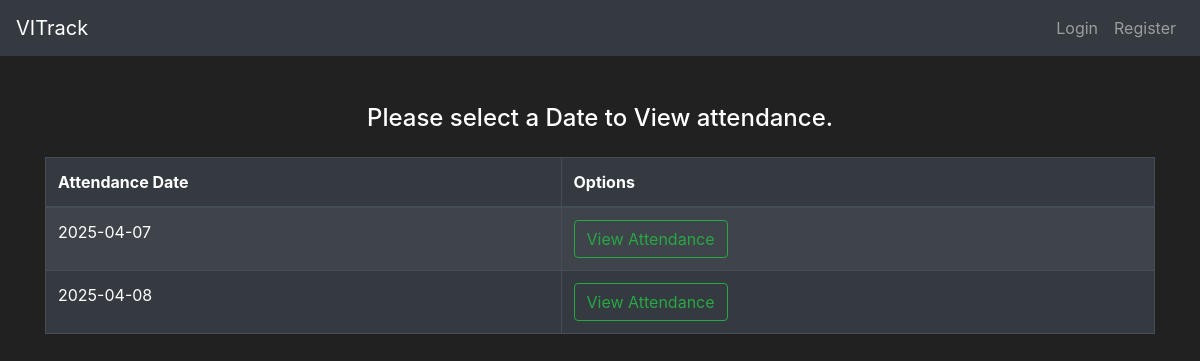
/Lecture_Attendance_Faculty/BL2024250500645, run on the app's committed database.
### Attendance/models.py (models this page shows)
class AttendanceRecord(db.Model):
    Attendance_ID = db.Column(db.Integer(), primary_key=True)
    Attendance_Lecture = db.Column(db.String(length=20), db.ForeignKey('lecture_format.Lecture_ID'))
    Attendance_Student_Reg = db.Column(db.String(length=20), db.ForeignKey('user_students.Registration_No_Student'))
    Attendance_Date = db.Column(db.String(length=20), nullable=False)
    Attendance_Time = db.Column(db.String(length=20), nullable=False)
    Attendance_Slot = db.Column(db.String(length=20), nullable=False)
    Attendance_Status = db.Column(db.String(length=20), nullable=False)

### Attendance/faculty_routes.py (the view)
@app.route('/Lecture_Attendance_Faculty/<lecture_id>', methods=['GET', 'POST'])
def lecture_attendance_faculty_page(lecture_id):
    date_records = db.session.query(AttendanceRecord) \
        .filter_by(Attendance_Lecture=lecture_id) \
        .group_by(AttendanceRecord.Attendance_Date) \
        .all()
    if request.method == 'POST':
        date = request.form['date_selected']
        return redirect(url_for('date_lecture_attendance_faculty_page', lecture_id=lecture_id,
                                date_selected=date))
    return render_template('b34a_Lecture_Attendance_Faculty.html',
                           date_records=date_records, lecture_id=lecture_id)

### Attendance/templates/b34a_Lecture_Attendance_Faculty.html (shortened to what this page needs)
{% extends 'Base_Faculty.html' %}
{% block content %}
<div class="container mt-5">
    <h4 class="text-center mb-4">Please select a Date to View attendance.</h4>
    {% if date_records %}
    <table class="table table-hover table-bordered table-striped table-dark">
        <thead>
        <tr>
            <th scope="col">Attendance Date</th>
            <th scope="col">Options</th>
        </tr>
        </thead>
        <tbody>
        {% for date in date_records %}
        <tr>
            <td>{{ date.Attendance_Date }}</td>
            <td>
                <form action="/Lecture_Attendance_Faculty/{{ lecture_id }}"
                      method="post">
                    <button type="submit" class="btn btn-outline-success">View Attendance</button>
                </form>
            </td>
        </tr>
        {% endfor %}
        </tbody>
    </table>
    {% else %}
    <div class="alert alert-info text-center">
        <i class="fas fa-info-circle mr-2"></i>No attendance records available.
    </div>
    {% endif %}
</div>
{% endblock %}

### Attendance/templates/Base_Faculty.html (style rules this page uses)
body { background-color: #212121; color: white }

### data on the page
AttendanceRecord: Attendance_Date "2025-04-07"
AttendanceRecord: Attendance_Date "2025-04-08"
